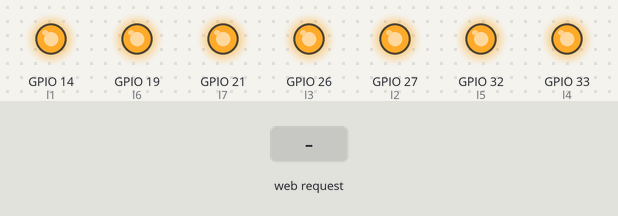
A sketch run on a simulated ESP32. On the bench: output pins drawn as LEDs (lit = HIGH). The inputs (shaded band) are chosen by the test bench. WiFi joins after 1.5 s; servers stay silent unless stated; what the sketch prints to the serial monitor is not drawn.

Above: at 3.2 s.
3.3 s: HTTP request GET /t1 received
At 3.9 s:
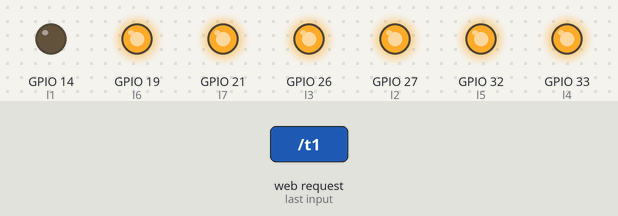
4.8 s: HTTP request GET /t2 received
At 5.1 s:
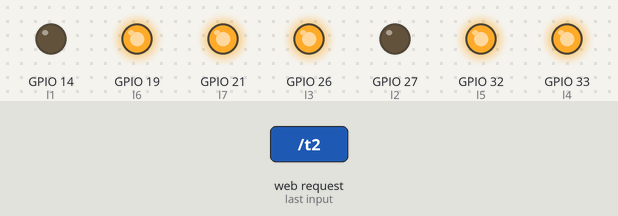
6.3 s: HTTP request GET /t3 received
At 7.4 s:
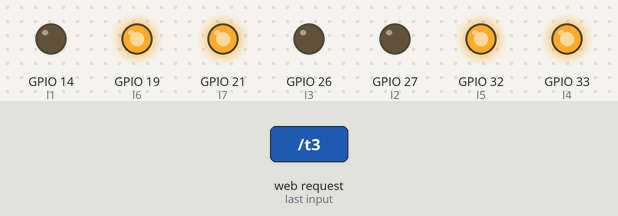
7.8 s: HTTP request GET /t4 received
At 8.6 s:
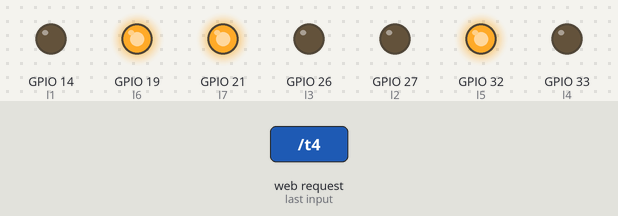
9.3 s: HTTP request GET /t5 received
At 9.7 s:
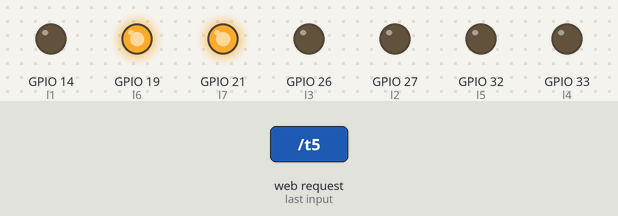
10.8 s: HTTP request GET /t6 received
At 12.1 s:
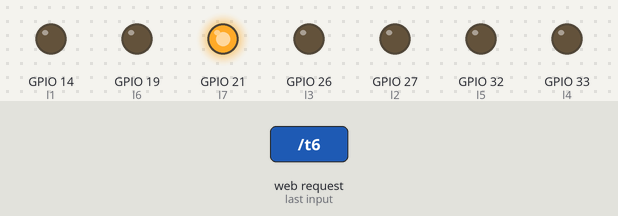
Timing chart, 0 to 13.3 s (numbered marks = the images above; inputs shaded):
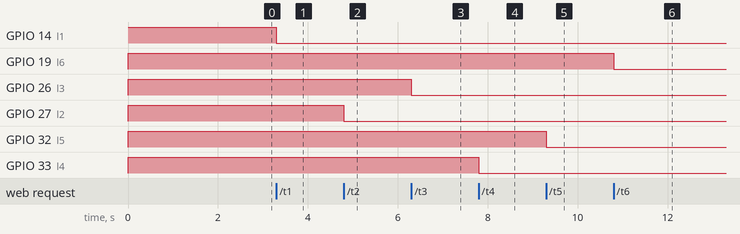

The sketch:

led_receiver.ino
```cpp
#include <WiFi.h>
#include <WebServer.h>

const char *ssid = "todo";
const char *password = "todotodo";

WebServer server(3000);

int l1 = 14;
int l2 = 27;
int l3 = 26;
int l4 = 33;
int l5 = 32;
int l6 = 19;
int l7 = 21;

void setup() {
  pinMode(l1, OUTPUT);
  pinMode(l2, OUTPUT);
  pinMode(l3, OUTPUT);
  pinMode(l4, OUTPUT);
  pinMode(l5, OUTPUT);
  pinMode(l6, OUTPUT);
  pinMode(l7, OUTPUT);

  digitalWrite(l1, HIGH);
  digitalWrite(l2, HIGH);
  digitalWrite(l3, HIGH);
  digitalWrite(l4, HIGH);
  digitalWrite(l5, HIGH);
  digitalWrite(l6, HIGH);
  digitalWrite(l7, HIGH);

  Serial.begin(115200);

  WiFi.begin(ssid, password);
  Serial.println("Connecting to WiFi...");
  while (WiFi.status() != WL_CONNECTED) {
      delay(1000);
      Serial.print(".");
  }
  Serial.println("Connected to WiFi");
  Serial.println("IP: ");
  Serial.print(WiFi.localIP());

  server.on("/t1", HTTP_GET, []() {
      digitalWrite(l1, !digitalRead(l1));
      if (digitalRead(l1) == LOW){
        server.send(200, "text/plain", "on");
      }
      else{
        server.send(200, "text/plain", "off");
      }
  });

  server.on("/t2", HTTP_GET, []() {
      digitalWrite(l2, !digitalRead(l2));
      if (digitalRead(l2) == LOW){
        server.send(200, "text/plain", "on");
      }
      else{
        server.send(200, "text/plain", "off");
      }
  });

  server.on("/t3", HTTP_GET, []() {
      digitalWrite(l3, !digitalRead(l3));
      if (digitalRead(l3) == LOW){
        server.send(200, "text/plain", "on");
      }
      else{
        server.send(200, "text/plain", "off");
      }
  });

  server.on("/t4", HTTP_GET, []() {
      digitalWrite(l4, !digitalRead(l4));
      if (digitalRead(l4) == LOW){
        server.send(200, "text/plain", "on");
      }
      else{
        server.send(200, "text/plain", "off");
      }
  });

  server.on("/t5", HTTP_GET, []() {
      digitalWrite(l5, !digitalRead(l5));
      if (digitalRead(l5) == LOW){
        server.send(200, "text/plain", "on");
      }
      else{
        server.send(200, "text/plain", "off");
      }
  });

  server.on("/t6", HTTP_GET, []() {
      digitalWrite(l6, !digitalRead(l6));
      if (digitalRead(l6) == LOW){
        server.send(200, "text/plain", "on");
      }
      else{
        server.send(200, "text/plain", "off");
      }
  });

  server.on("/t7", HTTP_GET, []() {
      digitalWrite(l7, !digitalRead(l7));
      if (digitalRead(l7) == LOW){
        server.send(200, "text/plain", "on");
      }
      else{
        server.send(200, "text/plain", "off");
      }
  });

  server.on("/adminoff", HTTP_GET, []() {
      digitalWrite(l1, HIGH);
      digitalWrite(l2, HIGH);
      digitalWrite(l3, HIGH);
      digitalWrite(l4, HIGH);
      digitalWrite(l5, HIGH);
      digitalWrite(l6, HIGH);
      digitalWrite(l7, HIGH);
  });

  server.on("/adminon", HTTP_GET, []() {
      digitalWrite(l1, LOW);
      digitalWrite(l2, LOW);
      digitalWrite(l3, LOW);
      digitalWrite(l4, LOW);
      digitalWrite(l5, LOW);
      digitalWrite(l6, LOW);
      digitalWrite(l7, LOW);
  });

  // Add CORS headers for all requests
  server.onNotFound([](){
    if (server.method() == HTTP_OPTIONS) {
      server.sendHeader("Access-Control-Allow-Origin", "*");
      server.sendHeader("Access-Control-Max-Age", "10000");
      server.sendHeader("Access-Control-Allow-Methods", "PUT,POST,GET,OPTIONS");
      server.sendHeader("Access-Control-Allow-Headers", "*");
      server.send(204);
    } else {
      server.send(404, "text/plain", "Not Found");
    }
  });

  server.begin();
}

void loop() {
    server.handleClient();
}
```

Measured:
- after the input at 3.3 s, GPIO 14 (l1): HIGH → LOW at once
- after the input at 4.8 s, GPIO 27 (l2): HIGH → LOW at once
- after the input at 6.3 s, GPIO 26 (l3): HIGH → LOW at once
- after the input at 7.8 s, GPIO 33 (l4): HIGH → LOW at once
- after the input at 9.3 s, GPIO 32 (l5): HIGH → LOW at once
- after the input at 10.8 s, GPIO 19 (l6): HIGH → LOW at once
